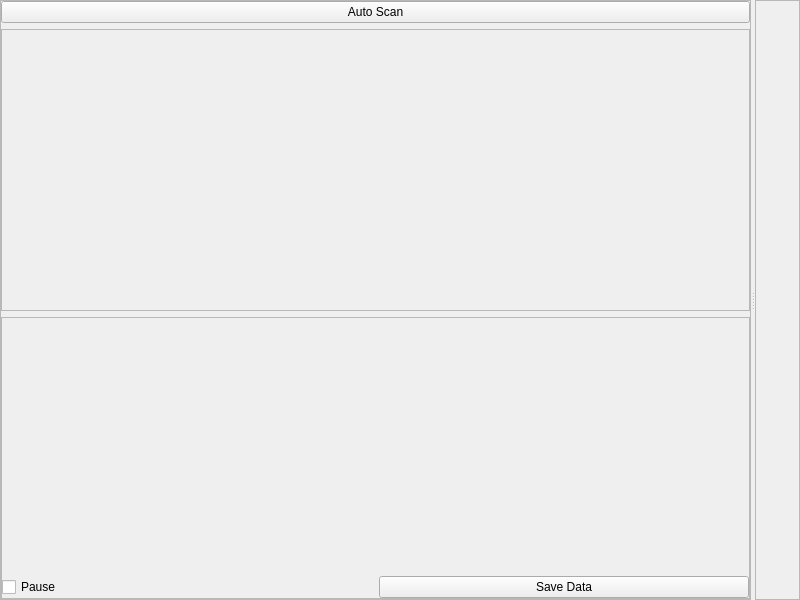
<?xml version="1.0" encoding="UTF-8"?>
<ui version="4.0">
 <class>MainWindow</class>
 <widget class="QMainWindow" name="MainWindow">
  <property name="geometry">
   <rect>
    <x>0</x>
    <y>0</y>
    <width>800</width>
    <height>600</height>
   </rect>
  </property>
  <property name="windowTitle">
   <string>MainWindow</string>
  </property>
  <widget class="QWidget" name="centralwidget">
   <layout class="QGridLayout" name="gridLayout">
    <property name="margin">
     <number>0</number>
    </property>
    <property name="spacing">
     <number>0</number>
    </property>
    <item row="0" column="0">
     <widget class="QSplitter" name="splitter">
      <property name="orientation">
       <enum>Qt::Horizontal</enum>
      </property>
      <widget class="QFrame" name="frame">
       <property name="sizePolicy">
        <sizepolicy hsizetype="Maximum" vsizetype="Preferred">
         <horstretch>0</horstretch>
         <verstretch>0</verstretch>
        </sizepolicy>
       </property>
       <property name="frameShape">
        <enum>QFrame::StyledPanel</enum>
       </property>
       <property name="frameShadow">
        <enum>QFrame::Raised</enum>
       </property>
       <property name="class" stdset="0">
        <string>PeripheralCollection</string>
       </property>
       <layout class="QVBoxLayout" name="verticalLayout">
        <property name="spacing">
         <number>6</number>
        </property>
        <property name="margin">
         <number>0</number>
        </property>
        <item>
         <widget class="QPushButton" name="pushButton">
          <property name="text">
           <string>Auto Scan</string>
          </property>
         </widget>
        </item>
        <item>
         <widget class="QScrollArea" name="scrollArea">
          <property name="minimumSize">
           <size>
            <width>200</width>
            <height>0</height>
           </size>
          </property>
          <property name="styleSheet">
           <string notr="true"/>
          </property>
          <property name="widgetResizable">
           <bool>true</bool>
          </property>
          <widget class="QWidget" name="scrollLayout">
           <property name="geometry">
            <rect>
             <x>0</x>
             <y>0</y>
             <width>745</width>
             <height>265</height>
            </rect>
           </property>
           <layout class="QVBoxLayout" name="nodeArea">
            <property name="spacing">
             <number>0</number>
            </property>
            <property name="margin">
             <number>0</number>
            </property>
            <item>
             <spacer name="verticalSpacer">
              <property name="orientation">
               <enum>Qt::Vertical</enum>
              </property>
              <property name="sizeHint" stdset="0">
               <size>
                <width>20</width>
                <height>40</height>
               </size>
              </property>
             </spacer>
            </item>
           </layout>
          </widget>
         </widget>
        </item>
        <item>
         <widget class="QScrollArea" name="scrollArea_2">
          <property name="styleSheet">
           <string notr="true"/>
          </property>
          <property name="widgetResizable">
           <bool>true</bool>
          </property>
          <widget class="QWidget" name="scroll2layout">
           <property name="geometry">
            <rect>
             <x>0</x>
             <y>0</y>
             <width>745</width>
             <height>265</height>
            </rect>
           </property>
           <property name="styleSheet">
            <string notr="true"/>
           </property>
           <layout class="QVBoxLayout" name="paramMenus">
            <property name="spacing">
             <number>0</number>
            </property>
            <property name="margin">
             <number>0</number>
            </property>
            <item>
             <spacer name="verticalSpacer_2">
              <property name="orientation">
               <enum>Qt::Vertical</enum>
              </property>
              <property name="sizeHint" stdset="0">
               <size>
                <width>20</width>
                <height>40</height>
               </size>
              </property>
             </spacer>
            </item>
            <item>
             <widget class="QFrame" name="frame_3">
              <property name="frameShape">
               <enum>QFrame::NoFrame</enum>
              </property>
              <property name="frameShadow">
               <enum>QFrame::Raised</enum>
              </property>
              <layout class="QHBoxLayout" name="horizontalLayout">
               <property name="margin">
                <number>0</number>
               </property>
               <item>
                <widget class="QCheckBox" name="pauseBox">
                 <property name="text">
                  <string>Pause</string>
                 </property>
                </widget>
               </item>
               <item>
                <widget class="QPushButton" name="pushButton_2">
                 <property name="text">
                  <string>Save Data</string>
                 </property>
                </widget>
               </item>
              </layout>
             </widget>
            </item>
           </layout>
          </widget>
         </widget>
        </item>
       </layout>
      </widget>
      <widget class="QFrame" name="frame_2">
       <property name="frameShape">
        <enum>QFrame::StyledPanel</enum>
       </property>
       <property name="frameShadow">
        <enum>QFrame::Raised</enum>
       </property>
       <layout class="QVBoxLayout" name="plot_area">
        <property name="spacing">
         <number>0</number>
        </property>
        <property name="margin">
         <number>5</number>
        </property>
       </layout>
      </widget>
     </widget>
    </item>
   </layout>
  </widget>
  <widget class="QMenuBar" name="menubar">
   <property name="geometry">
    <rect>
     <x>0</x>
     <y>0</y>
     <width>800</width>
     <height>25</height>
    </rect>
   </property>
  </widget>
 </widget>
 <resources/>
 <connections>
  <connection>
   <sender>pushButton</sender>
   <signal>clicked()</signal>
   <receiver>MainWindow</receiver>
   <slot>scan()</slot>
   <hints>
    <hint type="sourcelabel">
     <x>695</x>
     <y>45</y>
    </hint>
    <hint type="destinationlabel">
     <x>804</x>
     <y>59</y>
    </hint>
   </hints>
  </connection>
  <connection>
   <sender>pushButton_2</sender>
   <signal>clicked()</signal>
   <receiver>MainWindow</receiver>
   <slot>saveData()</slot>
   <hints>
    <hint type="sourcelabel">
     <x>644</x>
     <y>575</y>
    </hint>
    <hint type="destinationlabel">
     <x>648</x>
     <y>612</y>
    </hint>
   </hints>
  </connection>
 </connections>
 <slots>
  <slot>scan()</slot>
  <slot>saveData()</slot>
 </slots>
</ui>
